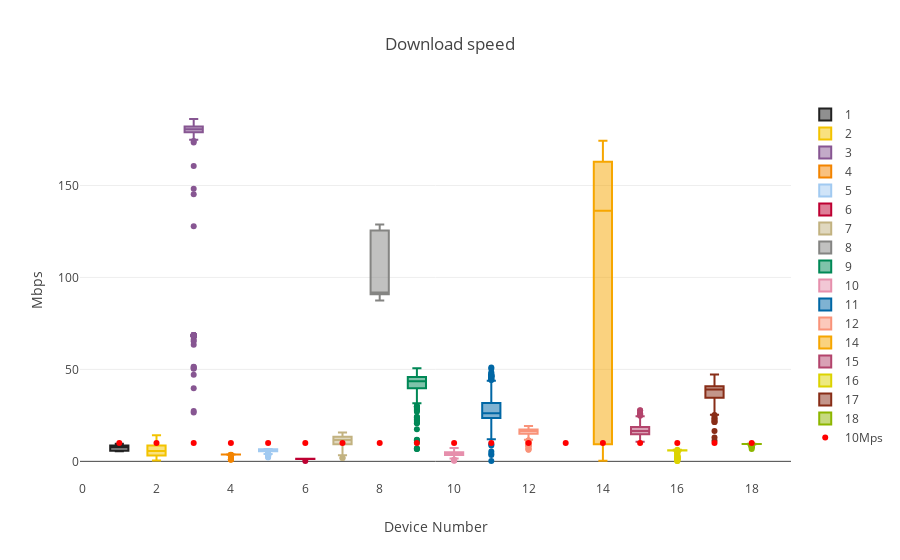
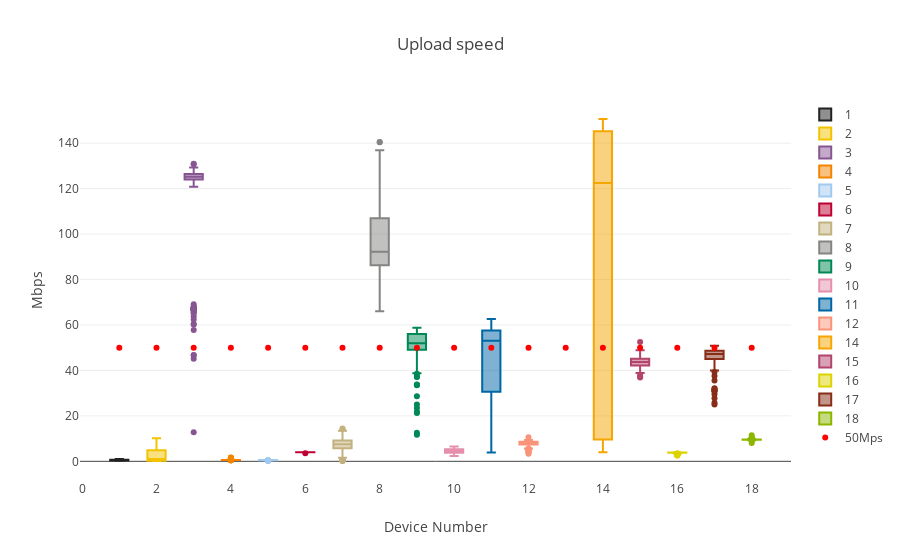
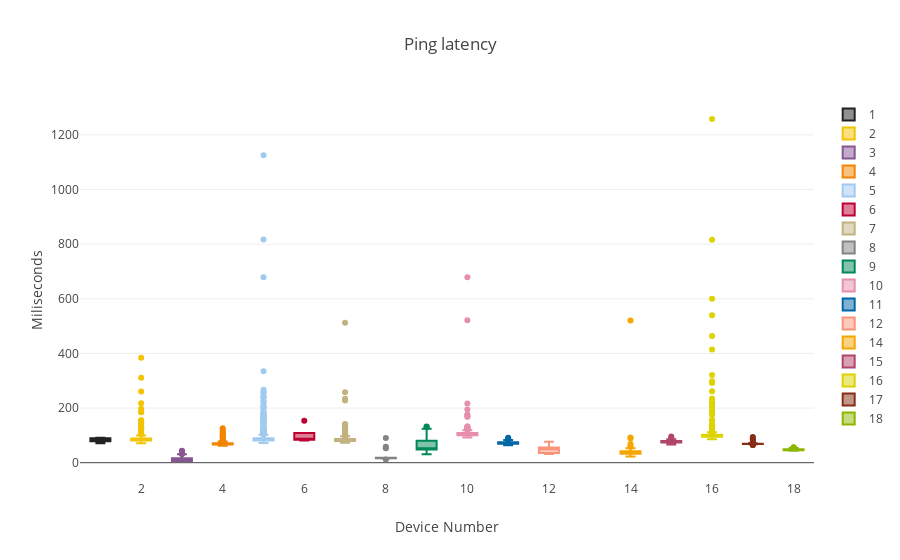

Source (notebook cell) for these figures, in order:
### Markdown cell above
### Brief note on box plots

Boxplots are an excellent way to summarize statistical data as they readily display how the data is distributed - giving you a better idea as to the range, and more importantly, the distinguishability of your data. However if you've never seen one before, here's a few important things to note about boxplots and what everything they display means. To begin, here is a labeled boxplot

![alt-text](https://cdn-images-1.medium.com/max/800/1*2c21SkzJMf3frPXPAR_gZA.png)

What we see here is a few important pieces 
1. The 'box' itself is centered on the median of the data, and has width equal to the interquartile range, which basically says that the box contains 50% of the data.
2. The lines that extend out are known as "whiskers" and extend from the bottom of the box, to a distance equal to 1.5 times the width of the box on each side (1.5 times the inter quartile range)
3. Finally, any points outside of the whiskers are drawn individually

### Code cell
data1=[]
for device in device_numbers:
    trace=go.Box(
    y=download_df.loc[download_df['SK_PI']==device]['DOWNLOAD'], name=device, marker=dict(color=colors[device])
)
    data1.append(trace)
data1.append(go.Scatter(x=device_numbers,y=[10] * 18, mode='markers',marker=dict(color='red'), name='10Mps'))
layout1 = go.Layout(
            title="Download speed",
            xaxis=dict(title="Device Number"),
            yaxis=dict(title="Mbps"),
        )

fig1 = go.Figure(data=data1, layout=layout1)
iplot(fig1)

data2=[]
for device in device_numbers:
    trace=go.Box(
    y=upload_df.loc[upload_df['SK_PI']==device]['UPLOAD'], name=device, marker=dict(color=colors[device])
)
    data2.append(trace)
data2.append(go.Scatter(x=device_numbers,y=[50] * 18, mode='markers',marker=dict(color='red'), name='50Mps'))
layout2 = go.Layout(
            title="Upload speed",
            xaxis=dict(title="Device Number"),
            yaxis=dict(title="Mbps"),
        )

fig = go.Figure(data=data2, layout=layout2)
iplot(fig)

data3=[]
for device in device_numbers:
    trace=go.Box(
    y=ping_df.loc[ping_df['SK_PI']==device]['PING'], name=device,marker=dict(color=colors[device])
)
    data3.append(trace)

layout3 = go.Layout(
            title="Ping latency",
            xaxis=dict(title="Device Number"),
            yaxis=dict(title="Miliseconds"),
        )

fig = go.Figure(data=data3, layout=layout3)
iplot(fig)

### Figure 1 — Plotly figure (JSON) as saved in the notebook; plotly's stock layout.template omitted (floating-point values rounded to 4 significant figures; data arrays with more than 128 entries replaced by an {"elided": "..."} marker saying what was removed)
{"data": [{"marker": {"color": "#222222"}, "name": 1, "type": "box", "y": [8.6, 5.72, 6.74, 5.54, 8.47, 9.52]}, {"marker": {"color": "#F3C300"}, "name": 2, "type": "box", "y": {"elided": "135 float values"}}, {"marker": {"color": "#875692"}, "name": 3, "type": "box", "y": {"elided": "291 float values"}}, {"marker": {"color": "#F38400"}, "name": 4, "type": "box", "y": {"elided": "218 float values"}}, {"marker": {"color": "#A1CAF1"}, "name": 5, "type": "box", "y": {"elided": "486 float values"}}, {"marker": {"color": "#BE0032"}, "name": 6, "type": "box", "y": [1.41, 1.39, 1.22, 0.19, 1.32, 1.25]}, {"marker": {"color": "#C2B280"}, "name": 7, "type": "box", "y": {"elided": "327 float values"}}, {"marker": {"color": "#848482"}, "name": 8, "type": "box", "y": [123, 125.2, 87.48, 91.41, 126.2, 89.43, 127.9, 92.31, 91.51, 128.4, 90.05, 89.22, 128.7, 91.8, 92.11, 128.2, 92.18, 91.87, 91.09, 91.67, 90.32]}, {"marker": {"color": "#008856"}, "name": 9, "type": "box", "y": {"elided": "261 float values"}}, {"marker": {"color": "#E68FAC"}, "name": 10, "type": "box", "y": {"elided": "177 float values"}}, {"marker": {"color": "#0067A5"}, "name": 11, "type": "box", "y": {"elided": "252 float values"}}, {"marker": {"color": "#F99379"}, "name": 12, "type": "box", "y": {"elided": "262 float values"}}, {"marker": {"color": "#604E97"}, "name": 13, "type": "box", "y": []}, {"marker": {"color": "#F6A600"}, "name": 14, "type": "box", "y": {"elided": "229 float values"}}, {"marker": {"color": "#B3446C"}, "name": 15, "type": "box", "y": {"elided": "229 float values"}}, {"marker": {"color": "#DCD300"}, "name": 16, "type": "box", "y": {"elided": "207 float values"}}, {"marker": {"color": "#882D17"}, "name": 17, "type": "box", "y": {"elided": "176 float values"}}, {"marker": {"color": "#8DB600"}, "name": 18, "type": "box", "y": {"elided": "142 float values"}}, {"marker": {"color": "red"}, "mode": "markers", "name": "10Mps", "type": "scatter", "x": [1, 2, 3, 4, 5, 6, 7, 8, 9, 10, 11, 12, 13, 14, 15, 16, 17, 18], "y": [10, 10, 10, 10, 10, 10, 10, 10, 10, 10, 10, 10, 10, 10, 10, 10, 10, 10]}], "layout": {"title": "Download speed", "xaxis": {"title": "Device Number"}, "yaxis": {"title": "Mbps"}}}

### Figure 2 — Plotly figure (JSON) as saved in the notebook; plotly's stock layout.template omitted (floating-point values rounded to 4 significant figures; data arrays with more than 128 entries replaced by an {"elided": "..."} marker saying what was removed)
{"data": [{"marker": {"color": "#222222"}, "name": 1, "type": "box", "y": [0.47, 0.35, 0.29, 1.06, 0.59, 0.72]}, {"marker": {"color": "#F3C300"}, "name": 2, "type": "box", "y": {"elided": "135 float values"}}, {"marker": {"color": "#875692"}, "name": 3, "type": "box", "y": {"elided": "291 float values"}}, {"marker": {"color": "#F38400"}, "name": 4, "type": "box", "y": {"elided": "217 float values"}}, {"marker": {"color": "#A1CAF1"}, "name": 5, "type": "box", "y": {"elided": "486 float values"}}, {"marker": {"color": "#BE0032"}, "name": 6, "type": "box", "y": [4, 4.01, 3.99, 3.6, 4.01, 3.99]}, {"marker": {"color": "#C2B280"}, "name": 7, "type": "box", "y": {"elided": "327 float values"}}, {"marker": {"color": "#848482"}, "name": 8, "type": "box", "y": [136.9, 140.4, 86.7, 85.11, 98.24, 66.03, 132.9, 92.83, 92.23, 87.21, 78.58, 74.6, 133.9, 87.76, 92.9, 140.5, 89.5, 92.88, 92.49, 82.92, 89.7]}, {"marker": {"color": "#008856"}, "name": 9, "type": "box", "y": {"elided": "261 float values"}}, {"marker": {"color": "#E68FAC"}, "name": 10, "type": "box", "y": {"elided": "177 float values"}}, {"marker": {"color": "#0067A5"}, "name": 11, "type": "box", "y": {"elided": "252 float values"}}, {"marker": {"color": "#F99379"}, "name": 12, "type": "box", "y": {"elided": "262 float values"}}, {"marker": {"color": "#604E97"}, "name": 13, "type": "box", "y": []}, {"marker": {"color": "#F6A600"}, "name": 14, "type": "box", "y": {"elided": "229 float values"}}, {"marker": {"color": "#B3446C"}, "name": 15, "type": "box", "y": {"elided": "229 float values"}}, {"marker": {"color": "#DCD300"}, "name": 16, "type": "box", "y": {"elided": "207 float values"}}, {"marker": {"color": "#882D17"}, "name": 17, "type": "box", "y": {"elided": "176 float values"}}, {"marker": {"color": "#8DB600"}, "name": 18, "type": "box", "y": {"elided": "142 float values"}}, {"marker": {"color": "red"}, "mode": "markers", "name": "50Mps", "type": "scatter", "x": [1, 2, 3, 4, 5, 6, 7, 8, 9, 10, 11, 12, 13, 14, 15, 16, 17, 18], "y": [50, 50, 50, 50, 50, 50, 50, 50, 50, 50, 50, 50, 50, 50, 50, 50, 50, 50]}], "layout": {"title": "Upload speed", "xaxis": {"title": "Device Number"}, "yaxis": {"title": "Mbps"}}}

### Figure 3 — Plotly figure (JSON) as saved in the notebook; plotly's stock layout.template omitted (floating-point values rounded to 4 significant figures; data arrays with more than 128 entries replaced by an {"elided": "..."} marker saying what was removed)
{"data": [{"marker": {"color": "#222222"}, "name": 1, "type": "box", "y": [89.45, 70.8, 85.62, 91.06, 81.82, 78.9]}, {"marker": {"color": "#F3C300"}, "name": 2, "type": "box", "y": {"elided": "135 float values"}}, {"marker": {"color": "#875692"}, "name": 3, "type": "box", "y": {"elided": "291 float values"}}, {"marker": {"color": "#F38400"}, "name": 4, "type": "box", "y": {"elided": "219 float values"}}, {"marker": {"color": "#A1CAF1"}, "name": 5, "type": "box", "y": {"elided": "486 float values"}}, {"marker": {"color": "#BE0032"}, "name": 6, "type": "box", "y": [81.05, 108.8, 85.45, 153.6, 83.92, 88.22]}, {"marker": {"color": "#C2B280"}, "name": 7, "type": "box", "y": {"elided": "327 float values"}}, {"marker": {"color": "#848482"}, "name": 8, "type": "box", "y": [90.18, 58.22, 15.53, 15.56, 17.0, 16.46, 18.48, 16.47, 54.83, 17.18, 16.55, 16.1, 16.48, 16.95, 17.63, 52.68, 15.25, 17.29, 11.79, 15.51, 16.42]}, {"marker": {"color": "#008856"}, "name": 9, "type": "box", "y": {"elided": "261 float values"}}, {"marker": {"color": "#E68FAC"}, "name": 10, "type": "box", "y": {"elided": "177 float values"}}, {"marker": {"color": "#0067A5"}, "name": 11, "type": "box", "y": {"elided": "252 float values"}}, {"marker": {"color": "#F99379"}, "name": 12, "type": "box", "y": {"elided": "262 float values"}}, {"marker": {"color": "#604E97"}, "name": 13, "type": "box", "y": []}, {"marker": {"color": "#F6A600"}, "name": 14, "type": "box", "y": {"elided": "229 float values"}}, {"marker": {"color": "#B3446C"}, "name": 15, "type": "box", "y": {"elided": "229 float values"}}, {"marker": {"color": "#DCD300"}, "name": 16, "type": "box", "y": {"elided": "207 float values"}}, {"marker": {"color": "#882D17"}, "name": 17, "type": "box", "y": {"elided": "176 float values"}}, {"marker": {"color": "#8DB600"}, "name": 18, "type": "box", "y": {"elided": "142 float values"}}], "layout": {"title": "Ping latency", "xaxis": {"title": "Device Number"}, "yaxis": {"title": "Miliseconds"}}}
